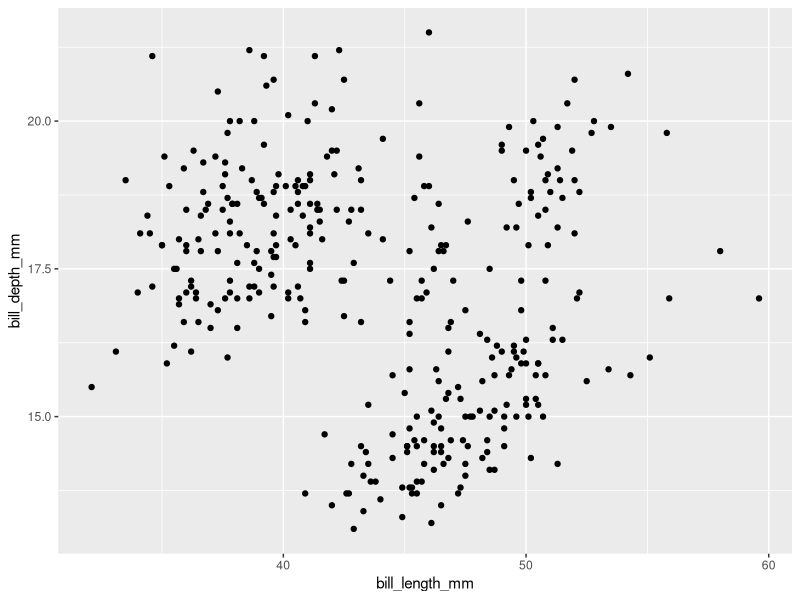
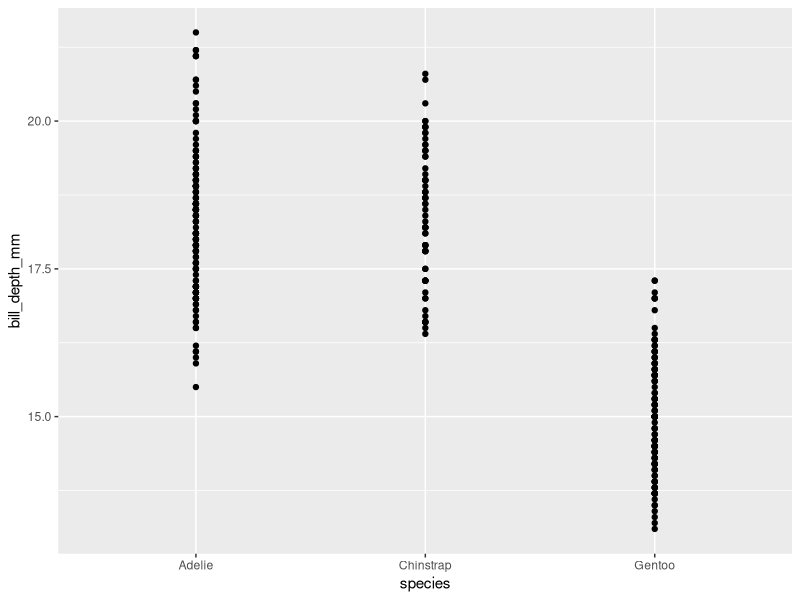
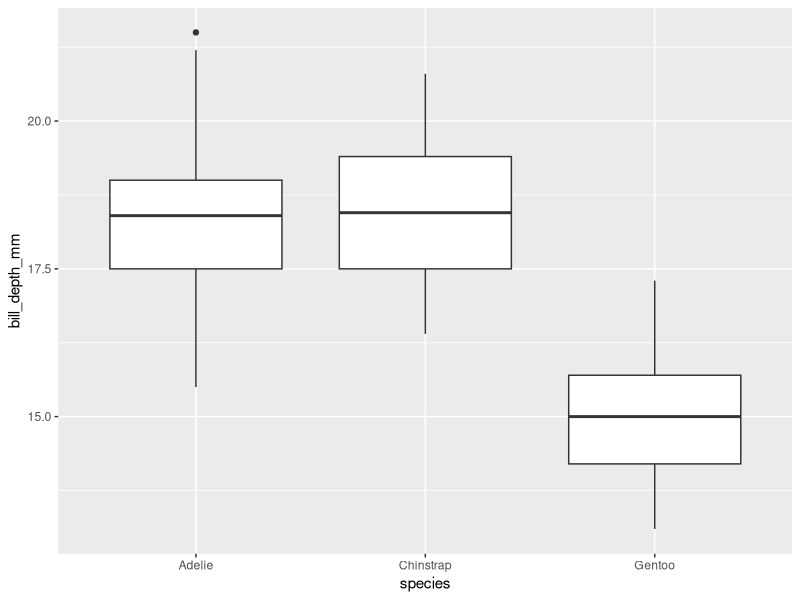

These figures' R source, in order: (Note: this script raises an error after producing the figures.)
library(tidyverse)
library(palmerpenguins)
library(ggthemes)

# Ejercicio seccion 1.2.5 visualización 
# 1.¿Cuantas filas y columnas tiene penguins?
nrow(penguins)
ncol(penguins)

# 2.¿Que describe bill_depth_mm?
?penguins
# bill_depth_mm Profundidad del pico del pinguino (mm)

# 3. Diagrama de dispersión de bill_depth_mm vs.  bill_length_mm
ggplot(data = penguins, mapping = aes(x = bill_length_mm, y = bill_depth_mm)) + 
  geom_point()
#podemos obervar que hay dos grupos un con mayor profundidad y otros con menor profundidad, a mayor profundidad
#menor longitud y a menor profundidad mayor longitud

# 4 Scatterplot species vs bill_depth_mm
ggplot(data = penguins, mapping = aes(x = species, y = bill_depth_mm)) +
  geom_point()

ggplot(data = penguins, mapping = aes(x = species, y = bill_depth_mm)) +
  geom_boxplot()
#Usar geom_point() me parece menos precisio que usar geom_boxplot (para combinacion de variables)

# ¿Por que da error y como corregirlo?
ggplot(data = penguins) + 
  geon_point() 
#Este codigo me da error por que le falta la fijacion de variables mapping = aes()


# 6. na.rm en geom_point
ggplot(data = penguins, mapping = aes (x = bill_length_mm, y = bill_depth_mm )) +
  geom_point(na.rm = TRUE)

# 7. Agregar caption con labs()
ggplot(data = penguins, mapping = aes(x = bill_length_mm, y = bill_depth_mm)) +
  geom_point(na.rm = TRUE) +
  labs(caption = "Data come from the palmerpenguins package")
#Agregar descripcion plot.

# 8. Visualizacion color
ggplot(data = penguins, mapping = aes(x = flipper_length_mm, body_mass_g)) +
  geom_point(mapping = aes(color = bill_depth_mm)) +
  geom_smooth()

ggplot(
  data = penguins,
  mapping = aes(x = flipper_length_mm, y = body_mass_g, color = island)
) +
  geom_point() +
  geom_smooth(se = FALSE)

# 10. Comparacion 

ggplot(
  data = penguins,
  mapping = aes(x = flipper_length_mm, y = body_mass_g)
) +
  geom_point() +
  geom_smooth()

ggplot() +
  geom_point(
    data = penguins,
    mapping = aes(x = flipper_length_mm, y = body_mass_g)
  ) +
  geom_smooth(
    data = penguins,
    mapping = aes(x = flipper_length_mm, y = body_mass_g)
  )

# Los dos graficos se ven iguales no hay diferencia donde escriba data no estaria dandome una variacion 
# el estido de escritura 
 



# Ejercicio 1.4 visualizacion ---------------------------------------------

# 1. Grafico de barras species y pinguins - asignacion species a la estetica
ggplot(penguins, aes(y=species)) +
  geom_bar()
#Las barras se muestran horizontalmente.

# 2. ¿Diferencia de graficos
ggplot(penguins, aes(x = species)) +
  geom_bar(color = "red")

ggplot(penguins, aes(x = species)) +
  geom_bar(fill = "red")
# fill lo utilizaria para colorear toda la barra

# 3 ¿Qué hace el binsargumento geom_histogram()?
ggplot(penguins, aes(x = body_mass_g)) +
  geom_histogram(bins = 10)
# Divide el rango  del histogram 

# 4 histogram carat 
ggplot(diamonds, aes(x = carat)) +
  geom_histogram(binwidth = 0.1)

ggplot(diamonds, aes(x = carat)) +
  geom_histogram(binwidth = 0.9)
#mientras mas crece binwith se hace mas grande las barras se suavizan o hay menos fluctuacion 
#agrupa un rango mas amplio de valores



# Relaciones entre variables 1.5 visualizacion  ---------------------------

# 1. Qué variables mpgson categóricas? ¿Qué variables son numéricas?
?mpg
mpg
glimpse(mpg)

# 2. Diagrama
ggplot(mpg, aes(x = displ, y = hwy)) +
  geom_point()

ggplot(mpg, aes(x = displ, y = hwy, color = cty)) +
  geom_point()

ggplot(mpg, aes(x = displ, y = hwy, size = cty)) +
  geom_point()

ggplot(mpg, aes(x = displ, y = hwy, color = cty, size = cty)) +
  geom_point()


# 3. diagrama de dispersión de hwyvs.  displ
ggplot(mpg, aes(x = displ, y = hwy, linewidth = cty)) +
geom_point()

# 4. ¿Qué sucede si asignas la misma variable a múltiples estéticas?
ggplot(mpg, aes(x = displ, y = hwy, color =drv, shape = drv)) +
  geom_point()

# 5. diagrama de dispersión de bill_depth_mmvs.  bill_length_mm
ggplot(penguins, aes(x = bill_length_mm, y = bill_depth_mm, color = species)) +
  geom_point()
 
# 6. ¿Por qué aparecen dos leyendas separadas? ¿Cómo lo solucionarías para combinarlas?
ggplot(
  data = penguins,
  mapping = aes(
    x = bill_length_mm, y = bill_depth_mm, 
    color = species, shape = species
  )
) +
  geom_point() +
  labs(color = "Species")

# 7. 
ggplot(penguins, aes(x = island, fill = species)) +
  geom_bar(position = "fill")
#que porcentaje de cada especie hay

ggplot(penguins, aes(x = species, fill = island)) +
  geom_bar(position = "fill")
#que porcentaje de cada isla habita cada especie


# Guardar 1.6 -------------------------------------------------------------

# 1. Formato de guardado
ggplot(mpg, aes(x = class)) +
  geom_bar()

ggplot(mpg, aes(x = cty, y = hwy)) +
  geom_point()

ggsave("mpg-plot.png")
 # Se guarda el ultimo ya que por defecto ggsave guarda el ultimo grafico 

# 2. Que tipos de imagenes funcionaria con ggsave
ggsave("mpg-plot.pdf")
#Cambiando la extension del nombre archivo 
